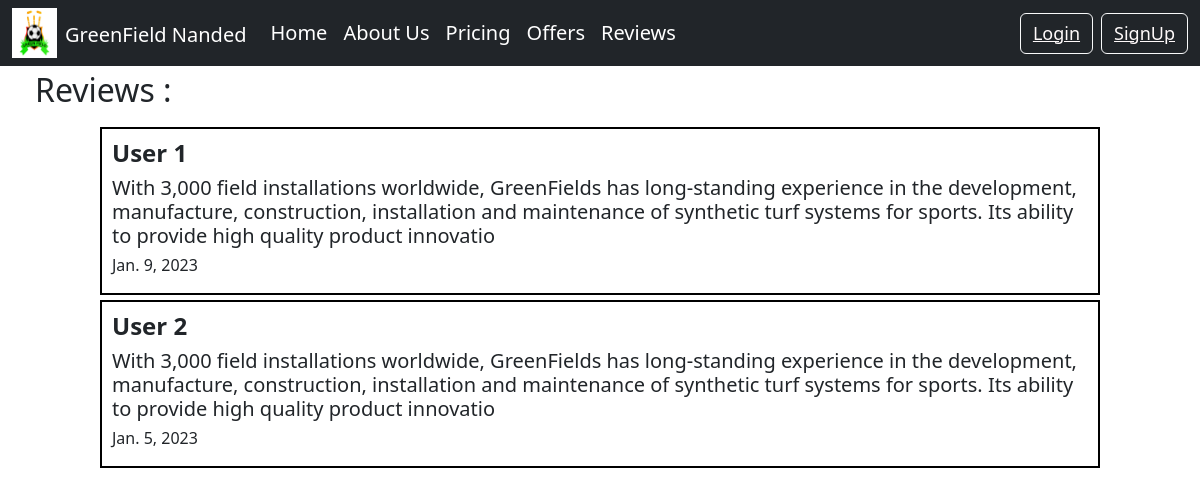
The page /ratings on the database its author committed.
### account/models.py (models this page shows, shortened)
class Ratings(models.Model):
    name = models.TextField(max_length=20)
    comment = models.TextField(max_length=250,default=None)
    rate = models.IntegerField(default=0)
    created_at = models.DateField()

### account/views.py (the view, shortened to what this page needs)
# urls.py: path('ratings',views.ratings, name='ratings'),
def ratings(request):
    all_reviews = Ratings.objects.all().order_by('-created_at')
    context = {}
    context['reviews'] = all_reviews
    return render(request,'ratings.html',context)

### templates/ratings.html (shortened to what this page needs)
{% extends 'base.html' %}
{% block body %}
<div class="container" style="padding: 5px;" >
  <h2>Reviews :</h2>
</div>
{% for r in reviews%}
  <div class="review" style="border: 2px solid black; margin: 5px 100px; padding: 10px;">
    <h4 ><b>{{r.name}}</b></h4>
    <h5 >{{r.comment}}</h5>
    <h6 >{{r.created_at}}</h6>
  </div>
{% endfor %}
{% endblock body %}

### templates/base.html (style rules this page uses)
* { text-decoration:none; }

### rows shown on the page
Ratings: name "User 1", comment "With 3,000 field installations worldwide, GreenFields has long-standing experience in the development, manufacture, construction, installation and maintenance of synthetic turf systems for sports. Its ability to provide high quality product innovatio", created_at "Jan. 9, 2023"
Ratings: name "User 2", comment "With 3,000 field installations worldwide, GreenFields has long-standing experience in the development, manufacture, construction, installation and maintenance of synthetic turf systems for sports. Its ability to provide high quality product innovatio", created_at "Jan. 5, 2023"
